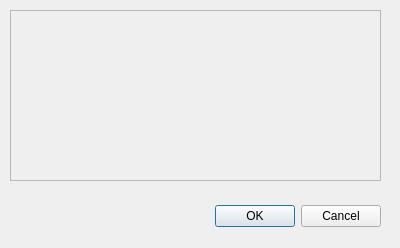
<?xml version="1.0" encoding="UTF-8"?>
<ui version="4.0">
 <class>InputFiles</class>
 <widget class="QDialog" name="InputFiles">
  <property name="geometry">
   <rect>
    <x>0</x>
    <y>0</y>
    <width>400</width>
    <height>248</height>
   </rect>
  </property>
  <property name="windowTitle">
   <string>Dialog</string>
  </property>
  <widget class="QDialogButtonBox" name="buttonBox">
   <property name="geometry">
    <rect>
     <x>40</x>
     <y>200</y>
     <width>341</width>
     <height>32</height>
    </rect>
   </property>
   <property name="orientation">
    <enum>Qt::Horizontal</enum>
   </property>
   <property name="standardButtons">
    <set>QDialogButtonBox::Cancel|QDialogButtonBox::Ok</set>
   </property>
  </widget>
  <widget class="QFrame" name="choice_path">
   <property name="geometry">
    <rect>
     <x>10</x>
     <y>10</y>
     <width>371</width>
     <height>171</height>
    </rect>
   </property>
   <property name="frameShape">
    <enum>QFrame::StyledPanel</enum>
   </property>
   <property name="frameShadow">
    <enum>QFrame::Raised</enum>
   </property>
  </widget>
 </widget>
 <resources/>
 <connections>
  <connection>
   <sender>buttonBox</sender>
   <signal>accepted()</signal>
   <receiver>InputFiles</receiver>
   <slot>accept()</slot>
   <hints>
    <hint type="sourcelabel">
     <x>248</x>
     <y>254</y>
    </hint>
    <hint type="destinationlabel">
     <x>157</x>
     <y>274</y>
    </hint>
   </hints>
  </connection>
  <connection>
   <sender>buttonBox</sender>
   <signal>rejected()</signal>
   <receiver>InputFiles</receiver>
   <slot>reject()</slot>
   <hints>
    <hint type="sourcelabel">
     <x>316</x>
     <y>260</y>
    </hint>
    <hint type="destinationlabel">
     <x>286</x>
     <y>274</y>
    </hint>
   </hints>
  </connection>
 </connections>
</ui>
